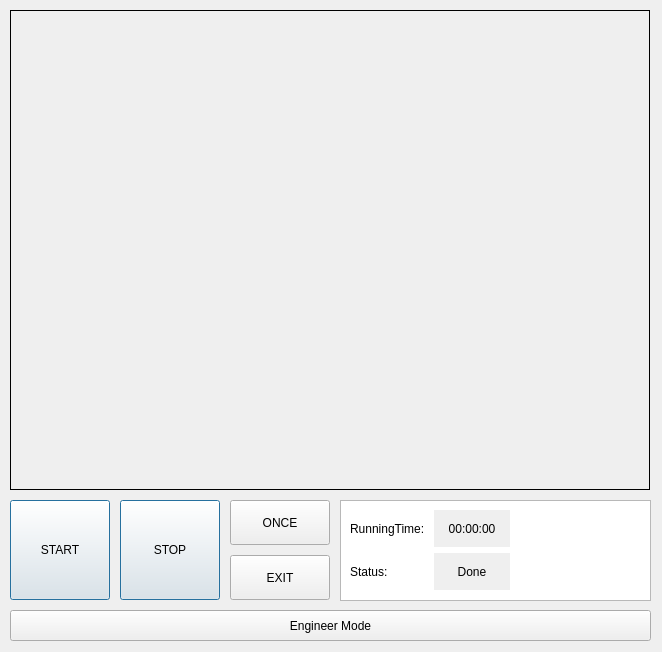
<?xml version="1.0" encoding="UTF-8"?>
<ui version="4.0">
 <class>SimpleWindowWithVideo</class>
 <widget class="QWidget" name="SimpleWindowWithVideo">
  <property name="geometry">
   <rect>
    <x>0</x>
    <y>0</y>
    <width>662</width>
    <height>652</height>
   </rect>
  </property>
  <property name="windowTitle">
   <string>Form</string>
  </property>
  <widget class="QLabel" name="label">
   <property name="geometry">
    <rect>
     <x>10</x>
     <y>10</y>
     <width>640</width>
     <height>480</height>
    </rect>
   </property>
   <property name="frameShape">
    <enum>QFrame::Box</enum>
   </property>
   <property name="text">
    <string/>
   </property>
  </widget>
  <widget class="QPushButton" name="buttonStart">
   <property name="geometry">
    <rect>
     <x>10</x>
     <y>500</y>
     <width>100</width>
     <height>100</height>
    </rect>
   </property>
   <property name="text">
    <string>START</string>
   </property>
   <property name="default">
    <bool>true</bool>
   </property>
  </widget>
  <widget class="QListView" name="listView">
   <property name="geometry">
    <rect>
     <x>340</x>
     <y>500</y>
     <width>311</width>
     <height>101</height>
    </rect>
   </property>
  </widget>
  <widget class="QWidget" name="gridLayoutWidget">
   <property name="geometry">
    <rect>
     <x>350</x>
     <y>510</y>
     <width>160</width>
     <height>80</height>
    </rect>
   </property>
   <layout class="QGridLayout" name="gridLayout">
    <item row="0" column="0">
     <widget class="QLabel" name="label_2">
      <property name="text">
       <string>RunningTime: </string>
      </property>
     </widget>
    </item>
    <item row="0" column="1">
     <widget class="QLabel" name="labelRunningTime">
      <property name="autoFillBackground">
       <bool>true</bool>
      </property>
      <property name="text">
       <string>00:00:00</string>
      </property>
      <property name="alignment">
       <set>Qt::AlignCenter</set>
      </property>
     </widget>
    </item>
    <item row="1" column="0">
     <widget class="QLabel" name="label_4">
      <property name="text">
       <string>Status:</string>
      </property>
     </widget>
    </item>
    <item row="1" column="1">
     <widget class="QLabel" name="labelStatus">
      <property name="autoFillBackground">
       <bool>true</bool>
      </property>
      <property name="text">
       <string>Done</string>
      </property>
      <property name="alignment">
       <set>Qt::AlignCenter</set>
      </property>
     </widget>
    </item>
   </layout>
  </widget>
  <widget class="QPushButton" name="buttonStop">
   <property name="geometry">
    <rect>
     <x>120</x>
     <y>500</y>
     <width>100</width>
     <height>100</height>
    </rect>
   </property>
   <property name="text">
    <string>STOP</string>
   </property>
   <property name="default">
    <bool>true</bool>
   </property>
  </widget>
  <widget class="QPushButton" name="buttonExit">
   <property name="geometry">
    <rect>
     <x>230</x>
     <y>555</y>
     <width>100</width>
     <height>45</height>
    </rect>
   </property>
   <property name="text">
    <string>EXIT</string>
   </property>
   <property name="autoDefault">
    <bool>false</bool>
   </property>
   <property name="default">
    <bool>false</bool>
   </property>
   <property name="flat">
    <bool>false</bool>
   </property>
  </widget>
  <widget class="QPushButton" name="buttonOnce">
   <property name="geometry">
    <rect>
     <x>230</x>
     <y>500</y>
     <width>100</width>
     <height>45</height>
    </rect>
   </property>
   <property name="text">
    <string>ONCE</string>
   </property>
  </widget>
  <widget class="QPushButton" name="buttonEngineerMode">
   <property name="geometry">
    <rect>
     <x>10</x>
     <y>610</y>
     <width>641</width>
     <height>31</height>
    </rect>
   </property>
   <property name="text">
    <string>Engineer Mode</string>
   </property>
  </widget>
  <widget class="QLabel" name="labelTrackingMouse">
   <property name="geometry">
    <rect>
     <x>10</x>
     <y>10</y>
     <width>640</width>
     <height>480</height>
    </rect>
   </property>
   <property name="frameShape">
    <enum>QFrame::Box</enum>
   </property>
   <property name="text">
    <string/>
   </property>
  </widget>
 </widget>
 <resources/>
 <connections/>
</ui>
